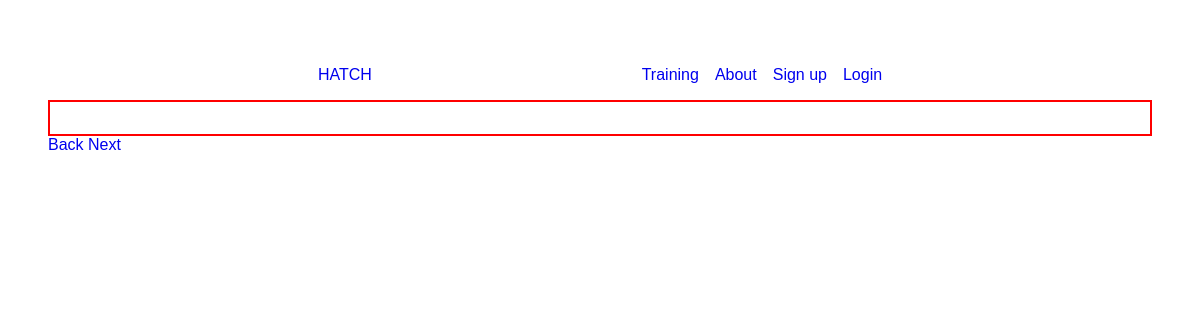
Before: /quiz.php?language-topic=1 with the older database file.
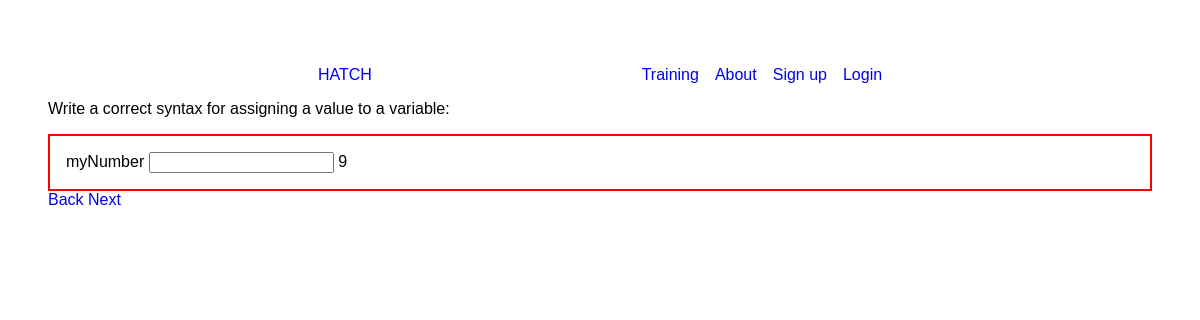
After: the same page with the newer database file.
### tables this page shows
CREATE TABLE `questions` (
  `question_id` int(11) NOT NULL,
  `languages_topic_id` int(11) NOT NULL,
  `question` varchar(500) DEFAULT NULL,
  `form_content` varchar(500) DEFAULT NULL
);

### quiz.php (the view, shortened to what this page needs)
<?php
include "connection.php";
if (!isset($_SESSION['topic_id'])) {
    $topic_id = $_GET['language-topic'];
    $table_name = "questions";
    $stmt = $conn->prepare("SELECT question_id, question, form_content FROM $table_name WHERE languages_topic_id = :topic_id;");
    $stmt->bindParam(':topic_id', $topic_id);
    $stmt->execute();
    $questions = $stmt->fetchAll(PDO::FETCH_ASSOC);
} else if (isset($_GET['go']))  {
    echo $_SESSION["topic_id"];
    $go = $_GET['go'];
    if ($go == "next") {
        $_SESSION["current_question"] += 1;
        if ($_SESSION["current_question"] == count($_SESSION["questions"])) {
            $_SESSION["current_question"] = 0;
        }
    } else if ($go == "previous") {
        $_SESSION["current_question"] -= 1;
        if ($_SESSION["current_question"] < 0) {
            $_SESSION["current_question"] = count($_SESSION["questions"])-1;
        }
}
}
$question = $_SESSION["questions"][$_SESSION["current_question"]];
?>
<!DOCTYPE html>
<html lang="en">
<head>
    <link rel="stylesheet" href="./css/style.css">
</head>
<body>
    <br>
    <header class="root-header">
    <div class="logo">
        <a href="index.html">HATCH</a>
      </div>
      <nav>
        <ul class="nav-list">
          <li class="nav-list-item">
            <a href="quiz.php?language-topic=1" class="nav-link">Training</a>
          </li>
          <li class="nav-list-item">
            <a href="#" class="nav-link">About</a>
          </li>
          <li class="nav-list-item">
            <a href="#" class="nav-link">Sign up</a>
          </li>
          <li class="nav-list-item">
            <a href="#" class="nav-link">Login</a>
          </li>
        </ul>
      </nav>
    </header>
    <p><?php echo $question["question"];?></p>
    <form action="" method="POST" class="code-snippet">
        <?php echo $question["form_content"];?>
    </form>
    <a href="?go=previous">Back</a>
    <a href="?go=next">Next</a>
</body>
</html>

### css/style.css (style rules this page uses)
body { margin: 3rem; padding: 0; font-family: "Nunito Sans", sans-serif; font-optical-sizing: auto; font-style: normal; }
li, a, ul { list-style: none; text-decoration: none; padding: 0; margin: 0; }
.root-header { display: flex; justify-content: space-evenly; align-items: center; }
.nav-list { display: flex; gap: 1rem; justify-content: space-around; }
.code-snippet { padding: 1rem; border: 0.15rem solid red; }

Changed rows visible on the page:
added questions: question "Write a correct syntax for assigning a value to a variable:"
Other visible differences:
text now shown: "myNumber 9"
